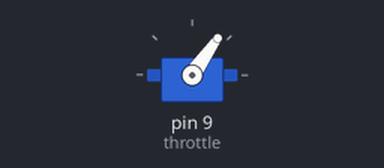
Recording of a sketch running on a simulated Arduino Uno, built with avr-gcc and run on an emulated ATmega328P. Parts: servo.

Above: at 0.85 s.
At 2.95 s:
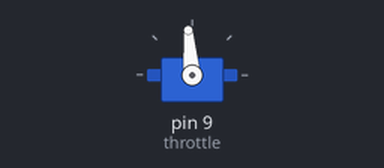
At 5.05 s:
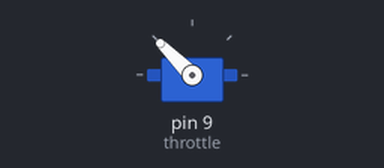
At 9.25 s:
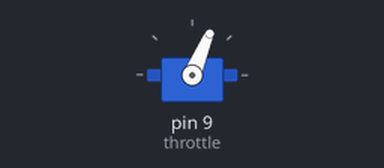
Timing chart, 0 to 13.7 s (numbered marks = the images above):
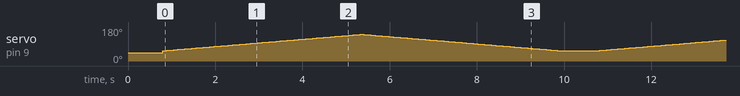

The sketch:

sampling_control.ino
```cpp
#include <Servo.h>
const int throttle_set = 2000;//最大回転数時のPWM幅
const int throttle_low = 1000;//ESCの最小のPWM幅（800us以上じゃないと認識しない）
Servo throttle;
int level;

void setup()
{
  throttle.attach(9);//arduinoの9番ピンに接続

  level = throttle_low;//スロットルを最小に設定
  throttle.writeMicroseconds(level);//PWMを初期化
  delay(800);//ESCの初期化(500ms以下だと初期化できない)
}

void loop() {
  for (level = 1100; level <= 2000; level += 1) {//PWM幅を1100から2000まで徐々に上げる
    throttle.writeMicroseconds(level);
    delay(5);
  }
  //delay(2000);
  for (level = 2000; level >= 1100; level -= 1) {//PWM幅を2000から1100まで徐々に下げる
    throttle.writeMicroseconds(level);
    delay(5);
  }
  delay(800);
}
```

brushless_soro_VR_control.ino
```cpp

```
